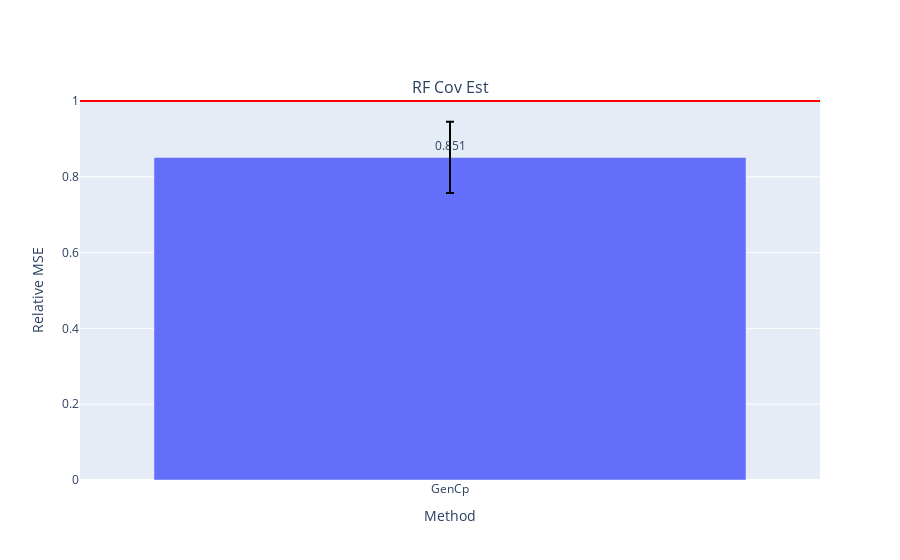

The notebook cell saved with this chart:
### Code cell
fig = make_subplots(
    rows=1, cols=len(models),
    subplot_titles=["RF Cov Est"])

for i, errs in enumerate(model_errs):
    risks = [err.mean() for err in errs]
    test_risk = risks[0]
    # elev_test_risk = risks[1]
    # est_risks = risks[2:]
    est_risks = risks[1:]

    df = pd.DataFrame({est_names[i]: errs[i+1] for i in np.arange(len(est_names))})

    fig.add_trace(go.Bar(
    #     x=['VRF', 'BF_WR', 'BF_FR'], 
        x = df.columns,
        y=(df).mean()/test_risk,
        marker_color=px.colors.qualitative.Plotly,
        text=np.around((df).mean()/test_risk,3),
        textposition='outside',
        error_y=dict(
            type='data',
            color='black',
            array=(df).std() / test_risk,
    #         array=(df/test_risk).clip(upper=(df/test_risk).quantile(.95),axis=1).std(),
    #         symmetric=False,
    #         array=(df/test_risk).quantile(.95) - (df/test_risk).mean(),
    #         arrayminus=(df/test_risk).mean() - (df/test_risk).quantile(.93)
        )
    #         array=(df).mean() + (df).std(),
    #         arrayminus=(df).mean() - (df).std())
    ), row=1, col=i+1)
    # fig.add_trace(go.Bar(
    #     name='Experimental',
    #     x=['GenCp', 'KFCV', 'SPCV'], y=(df).mean(),
    #     error_y=dict(type='data', array=[1, 2])
    # ))
    # fig.update_layout(barmode='group')
    fig.add_hline(y=1., line_color='red', row=1, col=i+1)
    # fig.add_hline(y=elev_test_risk / test_risk, line_color='gray', line_dash='dash', row=1, col=i+1)
    
    fig.update_xaxes(title_text="Method", row=1, col=i+1)
    fig.update_yaxes(title_text="Relative MSE", row=1, col=i+1)
    
# fig.update_layout(
# #     title=f"FC_\u03B4{delta}_snr{snr}_nk{noise_kernel}_nls{noise_length_scale}_nv{noise_nu}_Xk{X_kernel}_Xls{X_length_scale}_Xv{X_nu}",
#     title=title,
#     xaxis_title="Method",
#     yaxis_title="MSE",
# #     legend_title="Legend Title",
# #     font=dict(
# #         family="Courier New, monospace",
# #         size=18,
# #         color="RebeccaPurple"
# #     )
# )
# barfp = os.path.expanduser(savedir + fig.layout.title['text'] + ".jpeg")
# fig.write_image(os.path.expanduser(barfp))
fig.show()

### Figure 1 — Plotly figure (JSON) as saved in the notebook; plotly's stock layout.template omitted (floating-point values rounded to 4 significant figures)
{"data": [{"error_y": {"array": [0.094], "color": "black", "type": "data"}, "marker": {"color": ["#636EFA", "#EF553B", "#00CC96", "#AB63FA", "#FFA15A", "#19D3F3", "#FF6692", "#B6E880", "#FF97FF", "#FECB52"]}, "text": [0.851], "textposition": "outside", "type": "bar", "x": ["GenCp"], "xaxis": "x", "y": [0.851], "yaxis": "y"}], "layout": {"annotations": [{"font": {"size": 16}, "showarrow": false, "text": "RF Cov Est", "x": 0.5, "xanchor": "center", "xref": "paper", "y": 1, "yanchor": "bottom", "yref": "paper"}], "shapes": [{"line": {"color": "red"}, "type": "line", "x0": 0, "x1": 1, "xref": "x domain", "y0": 1, "y1": 1, "yref": "y"}], "xaxis": {"anchor": "y", "domain": [0, 1], "title": {"text": "Method"}}, "yaxis": {"anchor": "x", "domain": [0, 1], "title": {"text": "Relative MSE"}}}}
